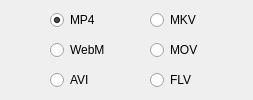
          <widget class="QWidget" name="videoTab">
           <attribute name="title">
            <string>Video</string>
           </attribute>
           <layout class="QGridLayout" name="gridLayout_2">
            <property name="leftMargin">
             <number>10</number>
            </property>
            <property name="topMargin">
             <number>10</number>
            </property>
            <property name="rightMargin">
             <number>10</number>
            </property>
            <property name="bottomMargin">
             <number>10</number>
            </property>
            <property name="horizontalSpacing">
             <number>0</number>
            </property>
            <property name="verticalSpacing">
             <number>10</number>
            </property>
            <item row="1" column="1">
             <widget class="QRadioButton" name="webmButton">
              <property name="text">
               <string>WebM</string>
              </property>
             </widget>
            </item>
            <item row="1" column="0">
             <spacer name="horizontalSpacer_16">
              <property name="orientation">
               <enum>Qt::Orientation::Horizontal</enum>
              </property>
              <property name="sizeHint" stdset="0">
               <size>
                <width>40</width>
                <height>20</height>
               </size>
              </property>
             </spacer>
            </item>
            <item row="1" column="4">
             <spacer name="horizontalSpacer_17">
              <property name="orientation">
               <enum>Qt::Orientation::Horizontal</enum>
              </property>
              <property name="sizeHint" stdset="0">
               <size>
                <width>40</width>
                <height>20</height>
               </size>
              </property>
             </spacer>
            </item>
            <item row="2" column="1">
             <widget class="QRadioButton" name="aviButton">
              <property name="text">
               <string>AVI</string>
              </property>
             </widget>
            </item>
            <item row="2" column="3">
             <widget class="QRadioButton" name="flvButton">
              <property name="text">
               <string>FLV</string>
              </property>
             </widget>
            </item>
            <item row="0" column="1">
             <widget class="QRadioButton" name="mp4Button">
              <property name="text">
               <string>MP4</string>
              </property>
              <property name="checked">
               <bool>true</bool>
              </property>
             </widget>
            </item>
            <item row="0" column="3">
             <widget class="QRadioButton" name="mkvButton">
              <property name="text">
               <string>MKV</string>
              </property>
             </widget>
            </item>
            <item row="1" column="3">
             <widget class="QRadioButton" name="movButton">
              <property name="text">
               <string>MOV</string>
              </property>
             </widget>
            </item>
            <item row="1" column="2">
             <spacer name="horizontalSpacer_18">
              <property name="orientation">
               <enum>Qt::Orientation::Horizontal</enum>
              </property>
              <property name="sizeHint" stdset="0">
               <size>
                <width>40</width>
                <height>20</height>
               </size>
              </property>
             </spacer>
            </item>
           </layout>
          </widget>
